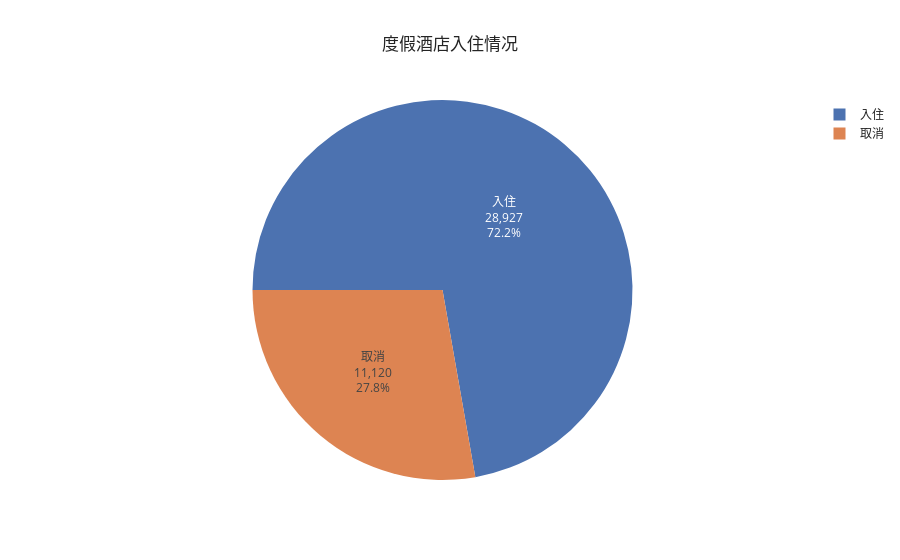
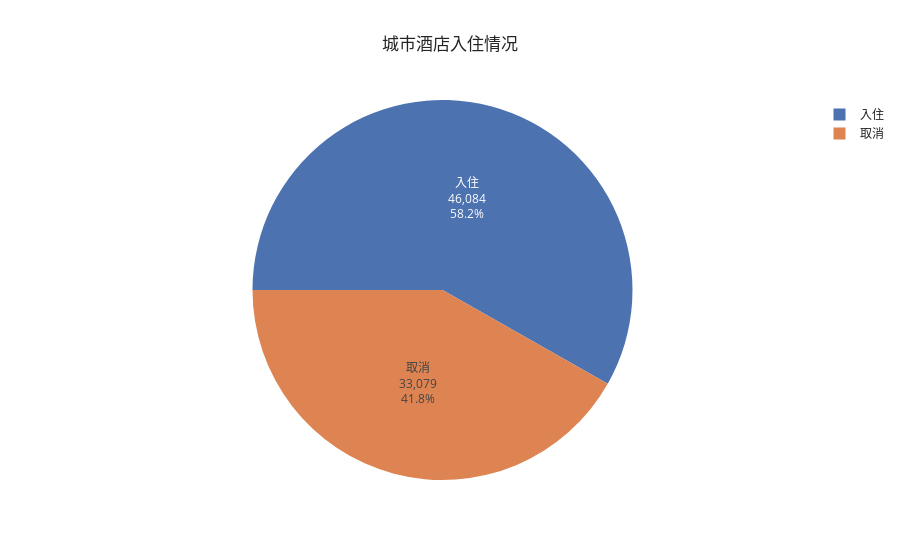

Notebook cell for these charts, in order:
### Markdown cell above
预订需求对比：

城市酒店的预订量占全部预订的66.4%，度假酒店占33.6%

### Code cell
#from plotly.subplots import make_subplots

#入住率对比
rh = base[base['hotel']=='Resort Hotel']
ch = base[base['hotel']=='City Hotel']

#fig = make_subplots(rows=1, cols=2)

rh_checkin = rh["is_canceled"].value_counts()
fig = px.pie(rh_checkin,
             values=rh_checkin.values,
             names=rh_checkin.index,
             title="度假酒店入住情况",
             template="seaborn")
fig.update_traces(rotation=-90, textinfo="value+percent+label")
fig.show()

ch_checkin = ch["is_canceled"].value_counts()
fig = px.pie(ch_checkin,
             values=ch_checkin.values,
             names=ch_checkin.index,
             title="城市酒店入住情况",
             template="seaborn")
fig.update_traces(rotation=-90, textinfo="value+percent+label")
fig.show()

### Figure 1 — Plotly figure (JSON) as saved in the notebook; plotly's stock layout.template omitted (floating-point values rounded to 4 significant figures)
{"data": [{"domain": {"x": [0, 1], "y": [0, 1]}, "hovertemplate": "index=%{label}<br>value=%{value}<extra></extra>", "labels": ["入住", "取消"], "legendgroup": "", "name": "", "rotation": -90, "showlegend": true, "textinfo": "value+percent+label", "type": "pie", "values": [28927, 11120]}], "layout": {"legend": {"tracegroupgap": 0}, "title": {"text": "度假酒店入住情况"}}}

### Figure 2 — Plotly figure (JSON) as saved in the notebook; plotly's stock layout.template omitted (floating-point values rounded to 4 significant figures)
{"data": [{"domain": {"x": [0, 1], "y": [0, 1]}, "hovertemplate": "index=%{label}<br>value=%{value}<extra></extra>", "labels": ["入住", "取消"], "legendgroup": "", "name": "", "rotation": -90, "showlegend": true, "textinfo": "value+percent+label", "type": "pie", "values": [46084, 33079]}], "layout": {"legend": {"tracegroupgap": 0}, "title": {"text": "城市酒店入住情况"}}}
